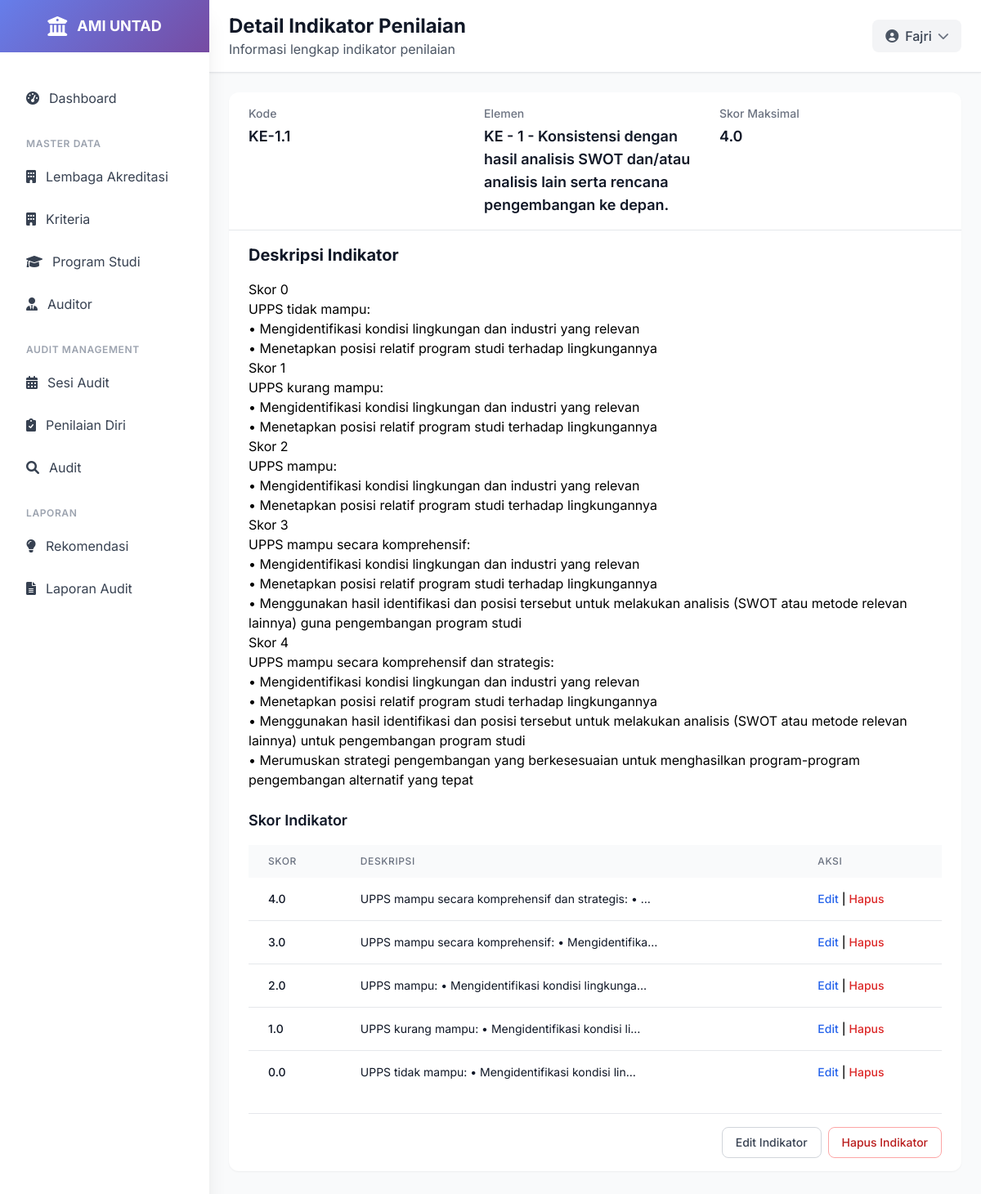
Screenshot of /indikator/94/ (signed in) with the database file from the repository.
### ami/models.py (models this page shows, shortened)
class IndikatorPenilaian(models.Model):
    elemen = models.ForeignKey(Elemen, on_delete=models.CASCADE, related_name='indikator')
    kode = models.CharField(max_length=30)
    deskripsi = models.TextField()
    panduan = models.TextField(blank=True, null=True)
    skor_maksimal = models.FloatField(default=4.0)
    memiliki_perhitungan_khusus = models.BooleanField(default=False)
    rumus_perhitungan = models.TextField(blank=True, null=True)
    class Meta:
        verbose_name = "Indikator Penilaian"
        verbose_name_plural = "Indikator Penilaian"
        unique_together = ['elemen', 'kode']
        ordering = ['kode']

class Elemen(models.Model):
    kriteria = models.ForeignKey(Kriteria, on_delete=models.CASCADE, related_name='elemen')
    kode = models.CharField(max_length=30)
    nama = models.CharField(max_length=255)
    deskripsi = models.TextField(blank=True, null=True)
    class Meta:
        verbose_name = "Elemen"
        verbose_name_plural = "Elemen"
        unique_together = ['kriteria', 'kode']
        ordering = ['kode']

class SkorIndikator(models.Model):
    indikator = models.ForeignKey(IndikatorPenilaian, on_delete=models.CASCADE, related_name='skor_indikator')
    skor = models.FloatField()
    deskripsi = models.TextField()
    class Meta:
        verbose_name = "Deskripsi Skor"
        verbose_name_plural = "Deskripsi Skor"
        unique_together = ['indikator', 'skor']
        ordering = ['-skor']

### ami/views.py (the view)
# urls.py: path('indikator/<int:pk>/', views.indikator_detail, name='indikator_detail'),
@login_required
def indikator_detail(request, pk):
    indikator = get_object_or_404(IndikatorPenilaian, pk=pk)
    skor_indikator_list = indikator.skor_indikator.all().order_by('-skor')
    return render(request, 'ami/indikator_detail.html', {
        'indikator': indikator,
        'skor_indikator_list': skor_indikator_list
    })

### templates/ami/indikator_detail.html (shortened to what this page needs)
{% extends 'base.html' %}
{% load static %}
{% block page_title %}Detail Indikator Penilaian{% endblock %}
{% block page_subtitle %}Informasi lengkap indikator penilaian{% endblock %}
{% block content %}
<div class="p-4 lg:p-6">
    <div class="bg-white rounded-xl shadow-sm overflow-hidden mb-4 lg:mb-6">
        <div class="px-4 lg:px-6 py-4 border-b border-gray-200">
            <div class="grid grid-cols-1 md:grid-cols-3 gap-4">
                <div>
                    <h3 class="text-sm font-medium text-gray-500">Kode</h3>
                    <p class="mt-1 text-lg font-semibold text-gray-900">{{ indikator.kode }}</p>
                </div>
                <div>
                    <h3 class="text-sm font-medium text-gray-500">Elemen</h3>
                    <p class="mt-1 text-lg font-semibold text-gray-900">{{ indikator.elemen.kode }} - {{ indikator.elemen.nama }}</p>
                </div>
                <div>
                    <h3 class="text-sm font-medium text-gray-500">Skor Maksimal</h3>
                    <p class="mt-1 text-lg font-semibold text-gray-900">{{ indikator.skor_maksimal }}</p>
                </div>
            </div>
        </div>
        <div class="px-4 lg:px-6 py-4">
            <h2 class="text-xl font-bold text-gray-900 mb-4">Deskripsi Indikator</h2>
            <div class="mb-6">
                <p class="text-gray-700">{{ indikator.deskripsi|linebreaks }}</p>
            </div>
            <div class="mb-6">
                <h3 class="text-lg font-semibold text-gray-900 mb-4">Skor Indikator</h3>
                {% if skor_indikator_list %}
                <div class="overflow-x-auto">
                    <table class="w-full">
                        <thead class="bg-gray-50">
                            <tr>
                                <th class="px-3 lg:px-6 py-3 text-left text-xs font-medium text-gray-500 uppercase tracking-wider">Skor</th>
                                <th class="px-3 lg:px-6 py-3 text-left text-xs font-medium text-gray-500 uppercase tracking-wider">Deskripsi</th>
                                <th class="px-3 lg:px-6 py-3 text-left text-xs font-medium text-gray-500 uppercase tracking-wider">Aksi</th>
                            </tr>
                        </thead>
                        <tbody class="bg-white divide-y divide-gray-200">
                            {% for skor in skor_indikator_list %}
                            <tr class="hover:bg-gray-50 transition-colors">
                                <td class="px-3 lg:px-6 py-4 whitespace-nowrap">
                                    <div class="text-xs lg:text-sm font-medium text-gray-900">{{ skor.skor }}</div>
                                </td>
                                <td class="px-3 lg:px-6 py-4 whitespace-nowrap text-xs lg:text-sm text-gray-900">
                                    {{ skor.deskripsi|truncatechars:50 }}
                                </td>
                                <td class="px-3 lg:px-6 py-4 whitespace-nowrap text-xs lg:text-sm font-medium">
                                    <div class="flex flex-wrap gap-1">
                                        <a href="{% url 'ami:skor_indikator_update' skor.id %}" class="text-blue-600 hover:text-blue-900">Edit</a>
                                        <span class="hidden md:inline">|</span>
                                        <a href="{% url 'ami:skor_indikator_delete' skor.id %}" class="text-red-600 hover:text-red-900">Hapus</a>
                                    </div>
                                </td>
                            </tr>
                            {% endfor %}
                        </tbody>
                    </table>
                </div>
                {% endif %}
            </div>
            <div class="flex flex-col sm:flex-row sm:justify-end space-y-2 sm:space-y-0 sm:space-x-2 pt-4 border-t border-gray-200 pt-4">
                <a href="{% url 'ami:indikator_update' indikator.id %}" class="w-full sm:w-auto px-4 py-2 border border-gray-300 rounded-lg text-sm font-medium text-gray-700 bg-white hover:bg-gray-50">
                    Edit Indikator
                </a>
                <a href="{% url 'ami:indikator_delete' indikator.id %}" class="w-full sm:w-auto px-4 py-2 border border-red-300 rounded-lg text-sm font-medium text-red-700 bg-white hover:bg-red-50">
                    Hapus Indikator
                </a>
            </div>
        </div>
    </div>
</div>
{% endblock %}

### templates/base.html (shortened to what this page needs)
<!DOCTYPE html>
<html lang="id">
<head>
    <script src="https://cdn.tailwindcss.com"></script>
    <link href="https://cdnjs.cloudflare.com/ajax/libs/font-awesome/6.0.0/css/all.min.css" rel="stylesheet">
</head>
<body class="bg-gray-50">
    <div class="fixed inset-y-0 left-0 z-50 w-64 bg-white shadow-xl transform transition-transform duration-300 ease-in-out lg:translate-x-0 -translate-x-full flex flex-col" id="sidebar">
        <div class="flex items-center justify-center h-16 gradient-bg flex-shrink-0">
            <div class="flex items-center space-x-3">
                <i class="fas fa-university text-white text-2xl"></i>
                <span class="text-white font-bold text-lg">AMI UNTAD</span>
            </div>
        </div>
        <nav class="flex-1 overflow-y-auto mt-8 px-4 pb-4">
            <div class="space-y-2">
                <a href="{% url 'ami:dashboard' %}" class="sidebar-item flex items-center px-4 py-3 text-gray-700 rounded-lg transition-all duration-200 {% if request.resolver_match.url_name == 'dashboard' %}bg-blue-50 text-blue-600{% else %}hover:bg-gray-50{% endif %}">
                    <i class="fas fa-tachometer-alt mr-3"></i>
                    <span>Dashboard</span>
                </a>
                <div class="pt-4">
                    <p class="px-4 text-xs font-semibold text-gray-400 uppercase tracking-wider">Master Data</p>
                    <div class="mt-2 space-y-1">
                        <a href="{% url 'ami:lembaga_akreditasi_list' %}" class="sidebar-item flex items-center px-4 py-3 text-gray-700 rounded-lg transition-all duration-200 {% if request.resolver_match.url_name == 'lembaga_akreditasi_list' %}bg-blue-50 text-blue-600{% else %}hover:bg-gray-50{% endif %}">
                            <i class="fas fa-building mr-3"></i>
                            <span>Lembaga Akreditasi</span>
                        </a>
                        <a href="{% url 'ami:kriteria_list' %}" class="sidebar-item flex items-center px-4 py-3 text-gray-700 rounded-lg transition-all duration-200 {% if request.resolver_match.url_name == 'kriteria_list' %}bg-blue-50 text-blue-600{% else %}hover:bg-gray-50{% endif %}">
                            <i class="fas fa-building mr-3"></i>
                            <span>Kriteria</span>
                        </a>
                        <a href="{% url 'ami:program_studi_list' %}" class="sidebar-item flex items-center px-4 py-3 text-gray-700 rounded-lg transition-all duration-200 {% if request.resolver_match.url_name == 'program_studi_list' %}bg-blue-50 text-blue-600{% else %}hover:bg-gray-50{% endif %}">
                            <i class="fas fa-graduation-cap mr-3"></i>
                            <span>Program Studi</span>
                        </a>
                        <a href="{% url 'ami:auditor_list' %}" class="sidebar-item flex items-center px-4 py-3 text-gray-700 rounded-lg transition-all duration-200 {% if request.resolver_match.url_name == 'auditor_list' %}bg-blue-50 text-blue-600{% else %}hover:bg-gray-50{% endif %}">
                            <i class="fas fa-user-tie mr-3"></i>
                            <span>Auditor</span>
                        </a>
                    </div>
                </div>
                <div class="pt-4">
                    <p class="px-4 text-xs font-semibold text-gray-400 uppercase tracking-wider">Audit Management</p>
                    <div class="mt-2 space-y-1">
                        <a href="{% url 'ami:audit_session_list' %}" class="sidebar-item flex items-center px-4 py-3 text-gray-700 rounded-lg transition-all duration-200 {% if request.resolver_match.url_name == 'audit_session_list' %}bg-blue-50 text-blue-600{% else %}hover:bg-gray-50{% endif %}">
                            <i class="fas fa-calendar-alt mr-3"></i>
                            <span>Sesi Audit</span>
                        </a>
                        <a href="#" class="sidebar-item flex items-center px-4 py-3 text-gray-700 rounded-lg transition-all duration-200 hover:bg-gray-50">
                            <i class="fas fa-clipboard-check mr-3"></i>
                            <span>Penilaian Diri</span>
                        </a>
                        <a href="#" class="sidebar-item flex items-center px-4 py-3 text-gray-700 rounded-lg transition-all duration-200 hover:bg-gray-50">
                            <i class="fas fa-search mr-3"></i>
                            <span>Audit</span>
                        </a>
                    </div>
                </div>
                <div class="pt-4">
                    <p class="px-4 text-xs font-semibold text-gray-400 uppercase tracking-wider">Laporan</p>
                    <div class="mt-2 space-y-1">
                        <a href="#" class="sidebar-item flex items-center px-4 py-3 text-gray-700 rounded-lg transition-all duration-200 hover:bg-gray-50">
                            <i class="fas fa-lightbulb mr-3"></i>
                            <span>Rekomendasi</span>
                        </a>
                        <a href="{% url 'ami:audit_session_list' %}" class="sidebar-item flex items-center px-4 py-3 text-gray-700 rounded-lg transition-all duration-200 {% if request.resolver_match.url_name == 'audit_session_list' %}bg-blue-50 text-blue-600{% else %}hover:bg-gray-50{% endif %}">
                            <i class="fas fa-file-alt mr-3"></i>
                            <span>Laporan Audit</span>
                        </a>
                    </div>
                </div>
            </div>
        </nav>
    </div>
    <div class="lg:ml-64 flex flex-col min-h-screen">
        <header class="bg-white shadow-sm border-b border-gray-200">
            <div class="flex items-center justify-between px-4 lg:px-6 py-4">
                <div class="lg:block hidden">
                    <h1 class="text-xl lg:text-2xl font-bold text-gray-900">{% block page_title %}{% endblock %}</h1>
                    <p class="text-gray-600">{% block page_subtitle %}{% endblock %}</p>
                </div>
                <div class="flex items-center space-x-4">
                    <div class="relative">
                        <button id="profileButton" class="flex items-center space-x-2 bg-gray-100 hover:bg-gray-200 px-4 py-2 rounded-lg transition-colors">
                            <i class="fas fa-user-circle text-gray-600"></i>
                            <span class="text-gray-700 font-medium">{{ user.get_full_name|default:user.username }}</span>
                            <i class="fas fa-chevron-down text-gray-500 text-sm transition-transform" id="chevronIcon"></i>
                        </button>
                    </div>
                </div>
            </div>
        </header>
        {% block content %}{% endblock %}
    </div>
</body>
</html>

### templates/base.html (style rules this page uses)
body { font-family: 'Inter', sans-serif; }
.gradient-bg { background: linear-gradient(135deg, #667eea 0%, #764ba2 100%); }

### rows the page displays
IndikatorPenilaian: kode "KE-1.1", elemen.kode "KE - 1", elemen.nama "Konsistensi dengan hasil analisis SWOT dan/atau analisis lain serta rencana pengembangan ke depan.", skor_maksimal "4.0", deskripsi "Skor 0 UPPS tidak mampu: • Mengidentifikasi kondisi lingkungan dan industri yang relevan • Menetapkan posisi relatif program studi terhadap lingkungannya Skor 1 UPPS kurang mampu: • Mengidentifikasi kondisi lingkungan dan industri yang relevan • Menetapkan posisi relatif program studi terhadap lingkungannya Skor 2 UPPS mampu: • Mengidentifikasi kondisi lingkungan dan industri yang relevan • Menetapkan posisi relatif program studi terhadap lingkungannya Skor 3 UPPS mampu secara komprehensif: • Mengidentifikasi kondisi lingkungan dan industri yang relevan • Menetapkan posisi relatif program studi terhadap lingkungannya • Menggunakan hasil identifikasi dan posisi tersebut untuk melakukan…"
SkorIndikator: skor "4.0", deskripsi "UPPS mampu secara komprehensif dan strategis: • …"
SkorIndikator: skor "3.0", deskripsi "UPPS mampu secara komprehensif: • Mengidentifika…"
SkorIndikator: skor "2.0", deskripsi "UPPS mampu: • Mengidentifikasi kondisi lingkunga…"
SkorIndikator: skor "1.0", deskripsi "UPPS kurang mampu: • Mengidentifikasi kondisi li…"
SkorIndikator: skor "0.0", deskripsi "UPPS tidak mampu: • Mengidentifikasi kondisi lin…"

### other values shown
{{ user.get_full_name|default:user.username }} "Fajri"
